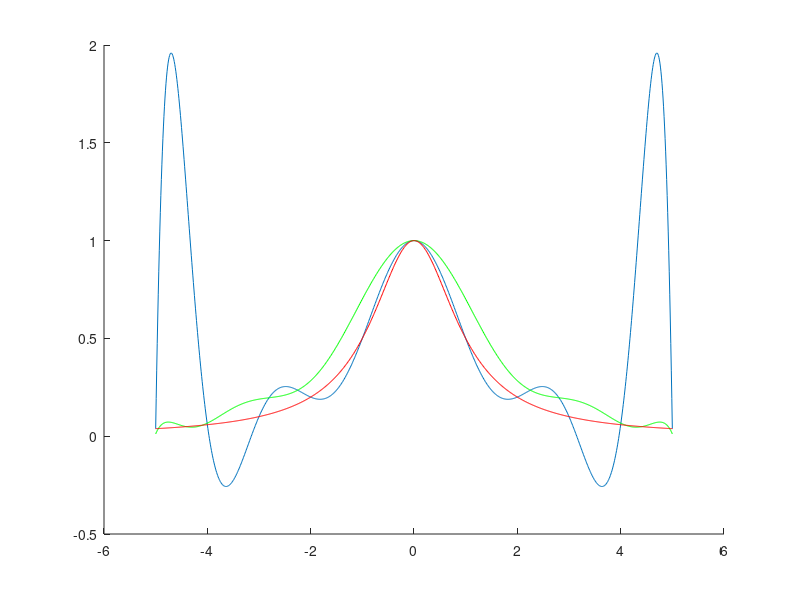

Here is the MATLAB script that generated this plot:
clear all

close all
figure
hold on
x=linspace(-5,5,11);
n=length(x);
f=[];
fi=0;

for k=1:n

    tk(k) =0.5*(10*cos(((2*k-1)*pi)/(2*n)));
end


for i=1:n
    fi = 1/(1+x(i)^2);
    f=[f, fi];
end

sum=0;
sum2=0;

for i = 1:n
     p=1;
        for j=1:n
            if(i~=j)
             p=conv(p, [1/(tk(i)-tk(j)), -tk(j)/(tk(i)-tk(j))]);
            end
        end
     sum2 = sum2 + p*f(i);
end


for i = 1:n
     p=1;
        for j=1:n
            if(i~=j)
             p=conv(p, [1/(x(i)-x(j)), -x(j)/(x(i)-x(j))]);
            end
        end
     sum = sum + p*f(i);
end

sum
t=[-5:0.01:5];
salut = polyval(sum,t)
ceauo = polyval(sum2,t)
plot(t,salut)
plot(t,ceauo,'green')
ti = 1./(1+t.^2);
plot(t,ti,'red')
